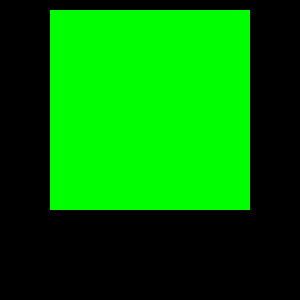
Frame 1 (no input)
Frame 60 (the mouse pressed at the canvas centre just before this capture): identical to frame 1, image omitted
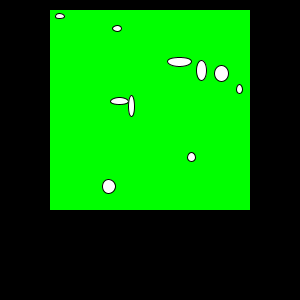
Frame 120 (the mouse held since frame 60 and released just before this capture)

The Processing sketch that drew these frames (run headless with seeded random() and noise(); from frame 60 on, the mouse is pressed at the canvas centre):

// Processing sketch: Clipping
// ── Clipping.pde
PGraphics drawingArea;
int DA_X = 50, DA_Y = 10;
int DA_WIDTH = 200, DA_HEIGHT = 200;

void setup()
{
  size(300, 300);
  smooth();
  background(0);
  // Create a new graphical context
  drawingArea = createGraphics(DA_WIDTH, DA_HEIGHT, JAVA2D);
  drawingArea.beginDraw();
  drawingArea.background(#00FF00);
  drawingArea.endDraw();
}

void draw()
{
  // Update display: copy drawing area to screen
  image(drawingArea, DA_X, DA_Y);
}

void mousePressed()
{
  if (mouseX < DA_X || mouseX >= DA_X + DA_WIDTH || mouseY < DA_Y || mouseY >= DA_Y + DA_HEIGHT)
    return;
  drawingArea.beginDraw();
  for (int i = 0; i < 10; i++)
  {
    drawingArea.ellipse(random(DA_WIDTH), random(DA_HEIGHT), 5 + random(20), 5 + random(20));
  }
  drawingArea.endDraw();
}
